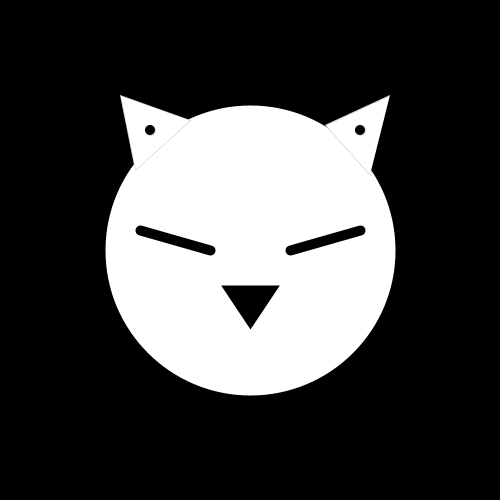
Frame 1 (no input)
Frame 60 (the mouse pressed at the canvas centre just before this capture): identical to frame 1, image omitted
Frame 120 (the mouse held since frame 60 and released just before this capture): identical to frame 1, image omitted

The Processing sketch that drew this single still picture (run headless with seeded random() and noise(); from frame 60 on, the mouse is pressed at the canvas centre):

// Processing sketch: Es6
// ── Es6.pde
void setup()
{
  size(500,500);
  strokeWeight(10);
  stroke(0);
}

void draw()
{
  background(0);
  
  fill(255);
  ellipse(width/2,height/2,300,300); //Viso del gatto
  
  strokeWeight(0);
  triangle(135,170,190,120,120,95); //Orecchio sinistro
  
  triangle(325,125,370,175,390,95); //Orecchio destro
  
  fill(0);
  ellipse(150,130,10,10);
  ellipse(360,130,10,10);
  
  fill(0);
  strokeWeight(10);
  triangle(width/2-20,height/2+40,width/2+20,height/2+40,width/2,height/2+70); //Naso
  
  line(width/2-110,height/2-20,width/2-40,height/2); //occhio sinistro
  
  line(width/2+110,height/2-20,width/2+40,height/2); //occhio destro
}
